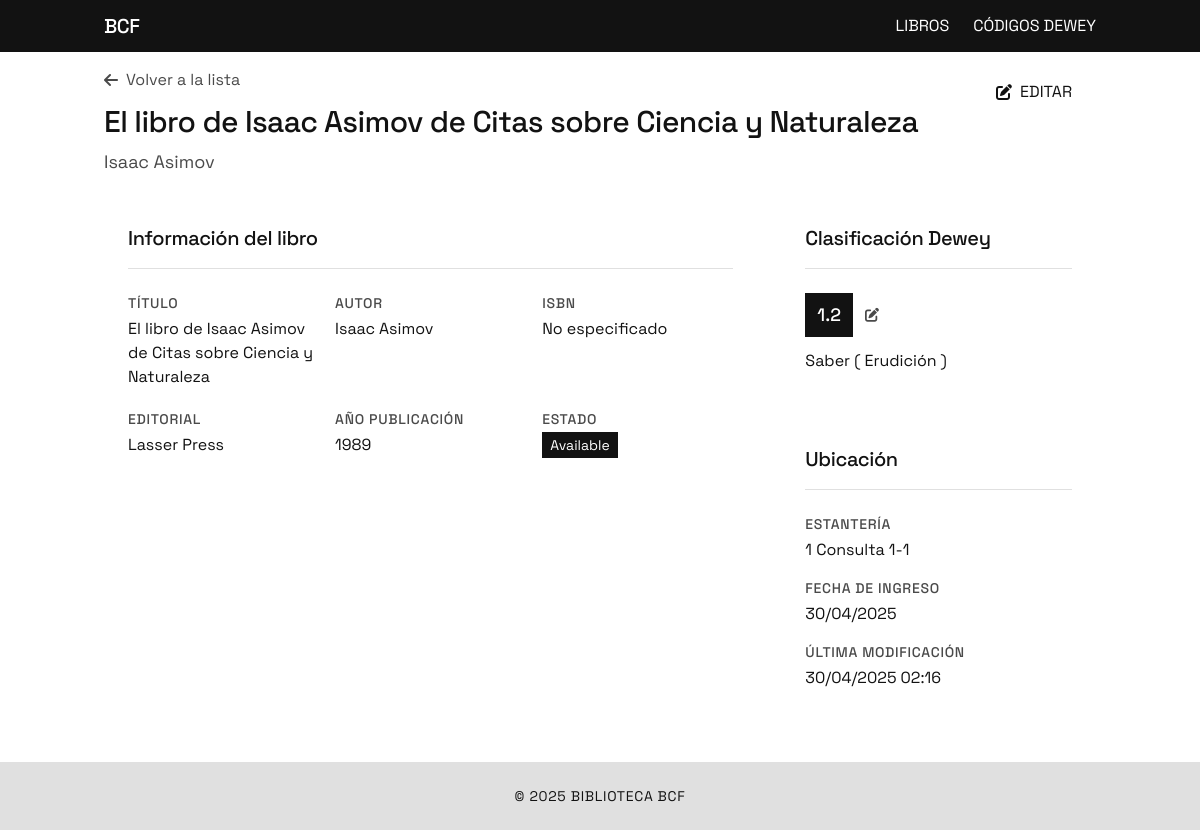
The app's page /libros/1/ with its own data.
### libros/models.py (models this page shows, shortened)
class Book(models.Model):
    title = models.CharField(max_length=255)
    author = models.CharField(max_length=255)
    publisher = models.CharField(max_length=255, blank=True, null=True)
    publication_year = models.IntegerField(blank=True, null=True)
    isbn = models.CharField(max_length=20, blank=True, null=True)
    dewey_code = models.ForeignKey(DeweyCode, on_delete=models.SET_NULL, blank=True, null=True)
    location = models.CharField(max_length=100, blank=True, null=True)
    status = models.CharField(max_length=50, default='Available')
    date_added = models.DateTimeField(auto_now_add=True)
    date_modified = models.DateTimeField(auto_now=True)

class DeweyCode(models.Model):
    code = models.CharField(max_length=20, unique=True)
    description = models.CharField(max_length=255)

### libros/views.py (the view)
# urls.py: path('libros/<int:pk>/', views.book_detail, name='book_detail'),
def book_detail(request, pk):
    book = get_object_or_404(Book, pk=pk)
    return render(request, 'libros/book_detail.html', {'book': book})

### templates/libros/book_detail.html (shortened to what this page needs)
{% extends 'base.html' %}
{% block content %}
<div class="mb-6 flex flex-col md:flex-row md:justify-between md:items-start">
    <div class="mb-4 md:mb-0">
        <a href="{% url 'book_list' %}" class="text-gray hover:text-black transition-colors inline-flex items-center mb-3">
            <i class="fas fa-arrow-left mr-2"></i> Volver a la lista
        </a>
        <h1 class="text-2xl md:text-3xl font-medium tracking-tight leading-tight">{{ book.title }}</h1>
        <p class="text-gray mt-2 text-base md:text-lg">{{ book.author }}</p>
    </div>
    <div class="flex space-x-3 mt-2 md:mt-0">
        <a href="{% url 'book_update' book.pk %}" class="btn btn-primary inline-flex items-center py-2 px-4 md:py-3 md:px-6">
            <i class="fas fa-edit mr-2"></i> EDITAR
        </a>
    </div>
</div>
<div class="grid grid-cols-1 lg:grid-cols-3 gap-4 md:gap-6">
    <div class="lg:col-span-2">
        <div class="card p-4 md:p-6">
            <div class="border-b border-light-gray pb-3 mb-4 md:pb-4 md:mb-6">
                <h2 class="text-lg md:text-xl font-medium tracking-tight">Información del libro</h2>
            </div>
            <div class="space-y-4 md:space-y-5">
                <div class="grid grid-cols-1 gap-4 md:grid-cols-3 md:gap-4">
                    <div class="border-b pb-3 md:border-b-0 md:pb-0">
                        <p class="text-xs md:text-sm uppercase tracking-wide font-medium text-gray mb-1">Título</p>
                        <p class="break-words">{{ book.title }}</p>
                    </div>
                    <div class="border-b pb-3 md:border-b-0 md:pb-0">
                        <p class="text-xs md:text-sm uppercase tracking-wide font-medium text-gray mb-1">Autor</p>
                        <p class="break-words">{{ book.author }}</p>
                    </div>
                    <div class="border-b pb-3 md:border-b-0 md:pb-0">
                        <p class="text-xs md:text-sm uppercase tracking-wide font-medium text-gray mb-1">ISBN</p>
                        <p>{{ book.isbn|default:"No especificado" }}</p>
                    </div>
                </div>
                <div class="grid grid-cols-1 gap-4 md:grid-cols-3 md:gap-4">
                    <div class="border-b pb-3 md:border-b-0 md:pb-0">
                        <p class="text-xs md:text-sm uppercase tracking-wide font-medium text-gray mb-1">Editorial</p>
                        <p class="break-words">{{ book.publisher|default:"No especificado" }}</p>
                    </div>
                    <div class="border-b pb-3 md:border-b-0 md:pb-0">
                        <p class="text-xs md:text-sm uppercase tracking-wide font-medium text-gray mb-1">Año publicación</p>
                        <p>{{ book.publication_year|default:"No especificado" }}</p>
                    </div>
                    <div>
                        <p class="text-xs md:text-sm uppercase tracking-wide font-medium text-gray mb-1">Estado</p>
                        <p>
                            {% if book.status == 'disponible' %}
                                <span class="bg-green-100 text-green-800 py-1 px-2 text-sm rounded">Disponible</span>
                            {% elif book.status == 'prestado' %}
                                <span class="bg-blue-100 text-blue-800 py-1 px-2 text-sm rounded">Prestado</span>
                            {% elif book.status == 'reservado' %}
                                <span class="bg-yellow-100 text-yellow-800 py-1 px-2 text-sm rounded">Reservado</span>
                            {% elif book.status == 'en reparación' %}
                                <span class="bg-orange-100 text-orange-800 py-1 px-2 text-sm rounded">En reparación</span>
                            {% elif book.status == 'extraviado' %}
                                <span class="bg-red-100 text-red-800 py-1 px-2 text-sm rounded">Extraviado</span>
                            {% else %}
                                <span class="bg-black text-white py-1 px-2 text-sm">{{ book.status }}</span>
                            {% endif %}
                        </p>
                    </div>
                </div>
            </div>
        </div>
    </div>
    <div>
        <div class="card p-4 md:p-6 mb-4 md:mb-6">
            <div class="border-b border-light-gray pb-3 mb-4 md:pb-4 md:mb-6">
                <h2 class="text-lg md:text-xl font-medium tracking-tight">Clasificación Dewey</h2>
            </div>
            {% if book.dewey_code %}
                <div class="flex items-center mb-3">
                    <span class="bg-black text-white py-1 px-2 md:py-2 md:px-3 text-base md:text-lg font-medium mr-3">{{ book.dewey_code.code }}</span>
                    <a href="{% url 'dewey_update' book.dewey_code.pk %}" class="text-sm text-gray hover:text-black">
                        <i class="fas fa-edit"></i>
                    </a>
                </div>
                <p class="text-sm md:text-base">{{ book.dewey_code.description }}</p>
            {% else %}
                <p class="text-gray italic text-sm md:text-base">No tiene código Dewey asignado</p>
            {% endif %}
        </div>
        <div class="card p-4 md:p-6">
            <div class="border-b border-light-gray pb-3 mb-4 md:pb-4 md:mb-6">
                <h2 class="text-lg md:text-xl font-medium tracking-tight">Ubicación</h2>
            </div>
            <div class="space-y-4">
                <div class="border-b pb-3 md:border-b-0 md:pb-0">
                    <p class="text-xs md:text-sm uppercase tracking-wide font-medium text-gray mb-1">Estantería</p>
                    <p>{{ book.location|default:"No especificada" }}</p>
                </div>
                <div class="border-b pb-3 md:border-b-0 md:pb-0">
                    <p class="text-xs md:text-sm uppercase tracking-wide font-medium text-gray mb-1">Fecha de ingreso</p>
                    <p>{{ book.date_added|date:"d/m/Y" }}</p>
                </div>
                <div>
                    <p class="text-xs md:text-sm uppercase tracking-wide font-medium text-gray mb-1">Última modificación</p>
                    <p>{{ book.date_modified|date:"d/m/Y H:i" }}</p>
                </div>
            </div>
        </div>
    </div>
</div>
{% endblock %}

### templates/base.html (shortened to what this page needs)
<!DOCTYPE html>
<html lang="es">
<head>
    <script src="https://cdn.tailwindcss.com"></script>
    <link rel="stylesheet" href="https://cdnjs.cloudflare.com/ajax/libs/font-awesome/6.4.0/css/all.min.css">
    <link rel="stylesheet" href="https://cdn.datatables.net/1.13.7/css/jquery.dataTables.min.css">
    <link rel="stylesheet" href="https://cdn.datatables.net/responsive/2.5.0/css/responsive.dataTables.min.css">
</head>
<body class="bg-white text-black min-h-screen flex flex-col">
    <nav class="bg-black text-white py-3">
        <div class="container mx-auto px-4">
            <div class="flex justify-between items-center">
                <a class="text-xl font-medium tracking-tight" href="{% url 'index' %}">BCF</a>
                <div class="hidden md:flex space-x-6">
                    <a class="hover:text-light-gray transition-colors duration-300" href="{% url 'book_list' %}">LIBROS</a>
                    <a class="hover:text-light-gray transition-colors duration-300" href="{% url 'dewey_list' %}">CÓDIGOS DEWEY</a>
                </div>
            </div>
        </div>
    </nav>
    <main class="flex-grow container mx-auto px-4 py-4 mb-16 md:mb-0">
        {% block content %}{% endblock %}
    </main>
    <footer class="hidden md:block mt-8 py-6 bg-light-gray">
        <div class="container mx-auto px-4 text-center">
            <p class="text-sm uppercase tracking-wide">&copy; {% now "Y" %} BIBLIOTECA BCF</p>
        </div>
    </footer>
</body>
</html>

### templates/base.html (style rules this page uses)
body { font-family: 'Space Grotesk', sans-serif; -webkit-tap-highlight-color: transparent; }
.btn { @apply py-3 px-6 font-medium uppercase tracking-wide transition-all duration-300 border-none cursor-pointer; }
.btn-primary { @apply bg-black text-white hover:bg-dark-gray active:bg-dark-gray; }
.card { @apply bg-white border border-light-gray p-6 mb-6 transition-all duration-300; }

### records on screen
Book: title "El libro de Isaac Asimov de Citas sobre Ciencia y Naturaleza", author "Isaac Asimov", isbn "No especificado", publisher "Lasser Press", publication_year "1989", status "Available", dewey_code.code "1.2", dewey_code.description "Saber ( Erudición )", location "1 Consulta 1-1", date_added "30/04/2025", date_modified "30/04/2025 02:16"
